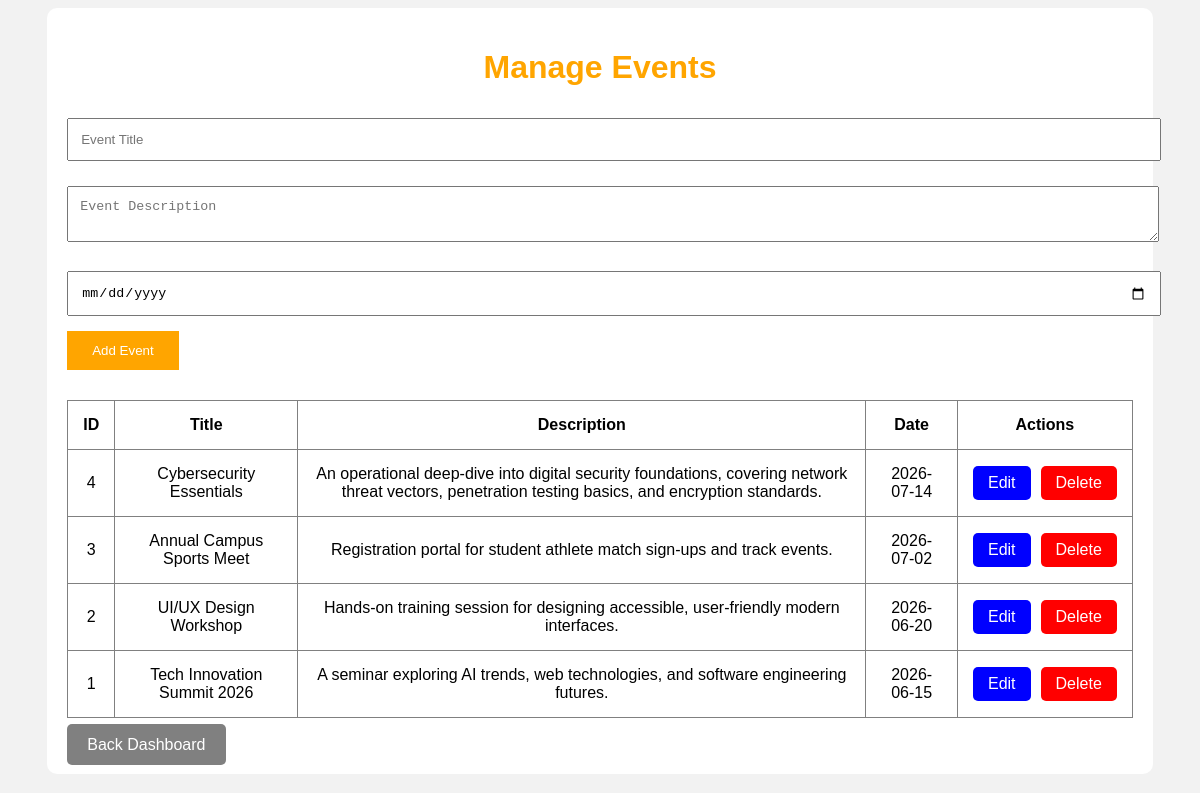
The app's page /admin/events/admin_events.php with its own data.
### tables this page shows
CREATE TABLE `events` (
  `id` int(11) NOT NULL,
  `title` varchar(150) NOT NULL,
  `description` text NOT NULL,
  `event_date` date NOT NULL,
  `available_slots` int(11) NOT NULL,
  `created_at` timestamp NOT NULL DEFAULT current_timestamp()
);

### admin/events/admin_events.php (the view, shortened to what this page needs)
<?php
include("../../includes/db.php");
$events = mysqli_query($conn, "SELECT * FROM events ORDER BY id DESC");
?>
<!DOCTYPE html>
<html>
<head>
</head>
<body>
<div class="container">
<h1>Manage Events</h1>
<form method="POST">
<input type="text" name="title" placeholder="Event Title" required>
<textarea name="description" placeholder="Event Description" required></textarea>
<input type="date" name="event_date" required>
<button type="submit" name="add_event">
Add Event
</button>
</form>
<table>
<tr>
    <th>ID</th>
    <th>Title</th>
    <th>Description</th>
    <th>Date</th>
    <th>Actions</th>
</tr>
<?php while($row = mysqli_fetch_assoc($events)){ ?>
<tr>
<td><?php echo $row['id']; ?></td>
<td><?php echo $row['title']; ?></td>
<td><?php echo $row['description']; ?></td>
<td><?php echo $row['event_date']; ?></td>
<td>
<div class="action-buttons">
<a class="edit-btn"
href="admin_edit_event.php?id=<?php echo $row['id']; ?>">
Edit
</a>
<a class="delete-btn"
href="admin_delete_event.php?id=<?php echo $row['id']; ?>"
onclick="return confirm('Delete this event?')">
Delete
</a>
</div>
</td>
</tr>
<?php } ?>
</table>
<br>
<a class="back" href="../dashboard.php">
Back Dashboard
</a>
</div>
</body>
</html>

### admin/events/admin_events.php (style rules this page uses)
body { font-family:Arial; background:#f2f2f2; }
.container { width:90%; margin:auto; background:white; padding:20px; border-radius:10px; }
h1 { text-align:center; color:orange; }
input, textarea { width:100%; padding:12px; margin-top:10px; margin-bottom:15px; }
button { background:orange; color:white; border:none; padding:12px 25px; cursor:pointer; }
table { width:100%; border-collapse:collapse; margin-top:30px; }
table, th, td { border:1px solid gray; }
th, td { padding:15px; text-align:center; }
.back { background:gray; color:white; padding:12px 20px; text-decoration:none; border-radius:5px; }
.action-buttons { display:flex; justify-content:center; gap:10px; }
.edit-btn { background:blue; color:white; padding:8px 15px; text-decoration:none; border-radius:5px; }
.delete-btn { background:red; color:white; padding:8px 15px; text-decoration:none; border-radius:5px; }

### records on screen
events: id "4", title "Cybersecurity Essentials", description "An operational deep-dive into digital security foundations, covering network threat vectors, penetration testing basics, and encryption standards.", event_date "2026-07-14"
events: id "3", title "Annual Campus Sports Meet", description "Registration portal for student athlete match sign-ups and track events.", event_date "2026-07-02"
events: id "2", title "UI/UX Design Workshop", description "Hands-on training session for designing accessible, user-friendly modern interfaces.", event_date "2026-06-20"
events: id "1", title "Tech Innovation Summit 2026", description "A seminar exploring AI trends, web technologies, and software engineering futures.", event_date "2026-06-15"
